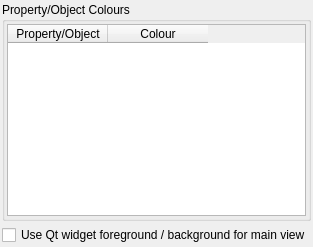
         <widget class="QWidget" name="ColoursSubTab">
          <attribute name="title">
           <string>Colours</string>
          </attribute>
          <layout class="QVBoxLayout" name="verticalLayout_23">
           <property name="spacing">
            <number>4</number>
           </property>
           <property name="leftMargin">
            <number>2</number>
           </property>
           <property name="topMargin">
            <number>2</number>
           </property>
           <property name="rightMargin">
            <number>2</number>
           </property>
           <property name="bottomMargin">
            <number>2</number>
           </property>
           <item>
            <widget class="QGroupBox" name="ColourGroup">
             <property name="sizePolicy">
              <sizepolicy hsizetype="Expanding" vsizetype="Expanding">
               <horstretch>0</horstretch>
               <verstretch>0</verstretch>
              </sizepolicy>
             </property>
             <property name="title">
              <string>Property/Object Colours</string>
             </property>
             <layout class="QHBoxLayout" name="_2">
              <property name="spacing">
               <number>4</number>
              </property>
              <property name="leftMargin">
               <number>2</number>
              </property>
              <property name="topMargin">
               <number>2</number>
              </property>
              <property name="rightMargin">
               <number>2</number>
              </property>
              <property name="bottomMargin">
               <number>2</number>
              </property>
              <item>
               <widget class="QTableWidget" name="ColoursTable">
                <property name="sizePolicy">
                 <sizepolicy hsizetype="Expanding" vsizetype="Expanding">
                  <horstretch>0</horstretch>
                  <verstretch>0</verstretch>
                 </sizepolicy>
                </property>
                <property name="minimumSize">
                 <size>
                  <width>0</width>
                  <height>32</height>
                 </size>
                </property>
                <property name="editTriggers">
                 <set>QAbstractItemView::NoEditTriggers</set>
                </property>
                <property name="selectionMode">
                 <enum>QAbstractItemView::SingleSelection</enum>
                </property>
                <property name="selectionBehavior">
                 <enum>QAbstractItemView::SelectRows</enum>
                </property>
                <property name="showGrid">
                 <bool>false</bool>
                </property>
                <column>
                 <property name="text">
                  <string>Property/Object</string>
                 </property>
                </column>
                <column>
                 <property name="text">
                  <string>Colour</string>
                 </property>
                </column>
               </widget>
              </item>
             </layout>
            </widget>
           </item>
           <item>
            <widget class="QCheckBox" name="ColoursUseWidgetForegroundBackgroundCheck">
             <property name="text">
              <string>Use Qt widget foreground / background for main view</string>
             </property>
            </widget>
           </item>
          </layout>
         </widget>
